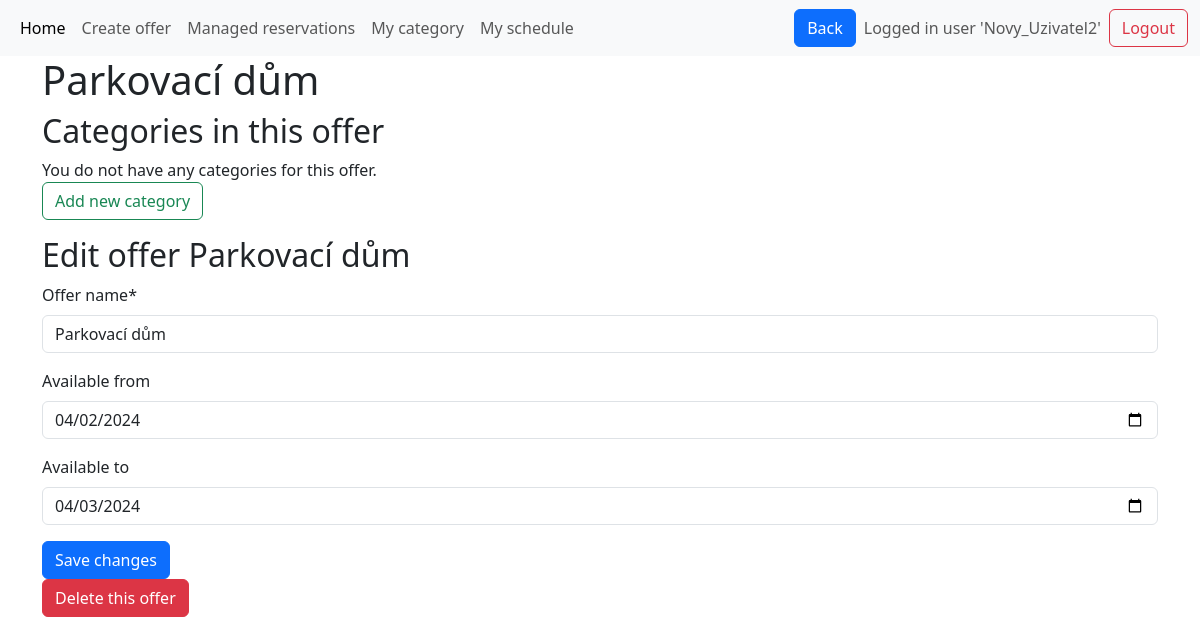
The app's page /offer_detail/35 (signed in), older data.
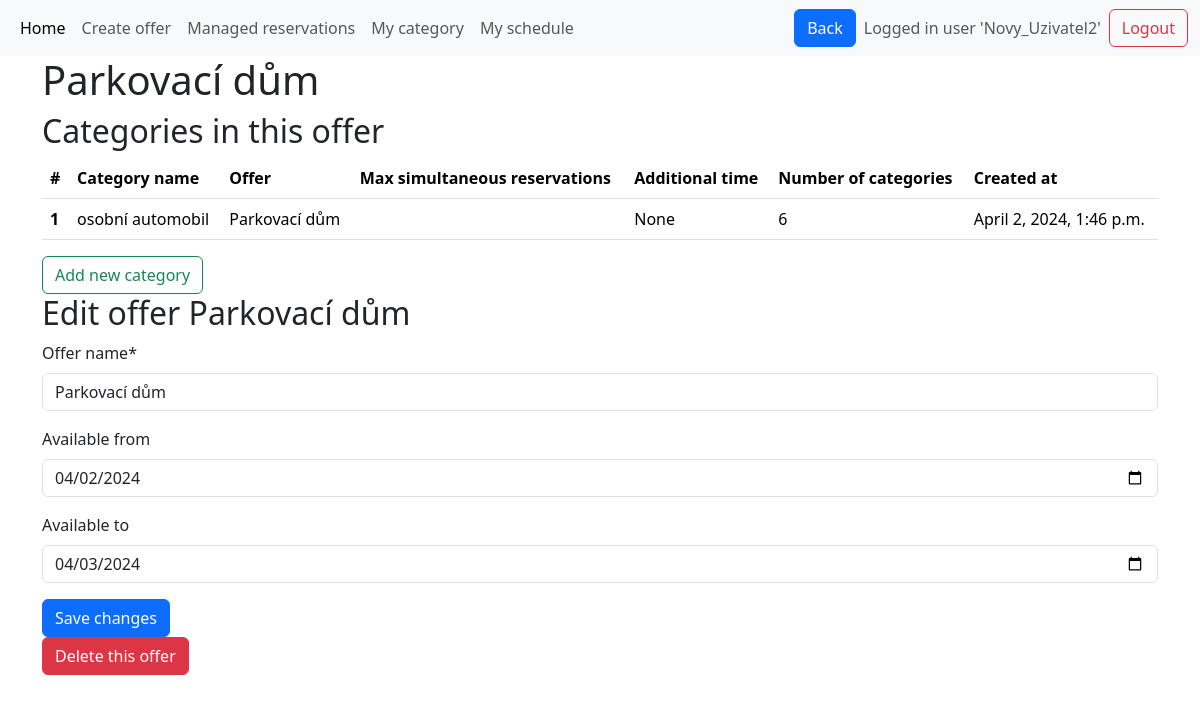
The same page, newer data.
### base/models.py (models this page shows, shortened)
class Category(models.Model):
    category_name = models.CharField(max_length=50)
    category_description = models.CharField(max_length=1000, null=True, blank=True)
    category_capacity = models.IntegerField(default=1,help_text="How many reservations at one time are possible? e.g.seminar = 20 or parkplace = 1")
    max_simultneous_reservations = models.IntegerField(default=1)
    additional_time = models.DurationField(null=True, blank=True)
    count_of_units = models.IntegerField(default=1,help_text="How many units are there in this category? e.g. 5 parkplaces for disabled people")
    created_at = models.DateTimeField(default=timezone.now)
    unit_names = models.JSONField(default=list) # list of unit names
    opening_time = models.TimeField(default=datetime.time(0, 0))
    closing_time = models.TimeField(default=datetime.time(23, 59,59)) #TODO 24:00 and default values 9:23-9:23
    belongs_to_offer = models.ForeignKey(Offer, on_delete=models.CASCADE)
    category_pricing = models.ForeignKey(Pricing, on_delete=models.CASCADE, null=True)

class Offer(models.Model):
    offer_name = models.CharField(max_length=50)
    available_from = models.DateField(null=True, blank=True)
    available_to = models.DateField(null=True, blank=True)
    created_at = models.DateTimeField(default=timezone.now)
    manager_of_this_offer = models.ForeignKey(
        User, on_delete=models.CASCADE, null=True, blank=True
    )
    def __str__(self):
        return self.offer_name  # rewrites Offer object (x) to its name in admi panel
    class Meta:
        unique_together = (
            "offer_name",
            "manager_of_this_offer",
        )  # there cannot be two same named offers managed by the same user

### base/views.py (the view, shortened to what this page needs)
# urls.py: path('offer_detail/<int:offer_id>',views.offer_detail, name='offer_detail' ),
@login_required  # If a user is not logged in, Django will redirect them to the login page.
def offer_detail(request, offer_id=None):
    offer = get_object_or_404(Offer, pk=offer_id)
    offer_name = offer.offer_name
    form = forms.OfferForm(instance=offer)
    if offer.manager_of_this_offer != request.user:
        messages.error(request, "You are not authorized to delete this offer.")
        return redirect("manager_home")  # Redirect to a safe page
    offers = Offer.objects.filter(manager_of_this_offer=request.user)
    offer = get_object_or_404(Offer, pk=offer_id)
    form = forms.OfferForm(instance=offer)
    categories = Category.objects.filter(belongs_to_offer=offer)
    return render(
        request,
        "offer_detail.html",
        context={
            "form": form,
            "offer_id": offer.id,
            "categories": categories,
            "offer_name": offer_name,
        },
    )

### base/forms.py
class OfferForm(ModelForm):
    class Meta:
        model = models.Offer
        exclude = [
            "manager_of_this_offer",
            "created_at",
        ]  # limiting the fields if that are displayed
        widgets = {
            "available_from": widgets.DateInput(
                attrs={
                    "type": "date",
                    "value": datetime.now().date(),
                }
            ),
            "available_to": widgets.DateInput(
                attrs={
                    "type": "date",
                    "value": datetime.now().date() + timedelta(days=1),
                }
            ),
        }

### templates/offer_detail.html (shortened to what this page needs)
{% extends 'main.html' %}
{% load crispy_forms_tags %}
{% block content %}
<div class="container-md">
    <h1> {{ offer_name }} </h1>
    <h2> Categories in this offer </h2>
    {% if categories %}
    <table class="table table-hover">
        <thead>
            <tr>
                <th scope="col">#</th>
                <th scope="col">Category name</th>
                <th scope="col">Offer</th>
                <th scope="col">Max simultaneous reservations</th>
                <th scope="col">Additional time</th>
                <th scope="col">Number of categories</th>
                <th scope="col">Created at</th>
            </tr>
        </thead>
        <tbody>
            {% for category in categories %}
            <tr class="clickable-row" style="cursor: pointer;" title="Click to edit category"
                onclick="location.href='{% url 'edit_category' category.belongs_to_offer.id category.id %}'">
                <th scope="row">{{ forloop.counter }}</th>
                <td>{{ category.category_name }} </td>
                <td>{{ category.belongs_to_offer }} </td>
                <td>{{ category.max_simultaneous_reservations }} </td>
                <td>{{ category.additional_time }} </td>
                <td>{{ category.count_of_units }} </td>
                <td>{{ category.created_at }} </td>
            </tr>
            {% endfor %}
        </tbody>
    </table>
    <a onclick="location.href='{% url 'create_category' offer_id %}'" class="btn btn-outline-success" id="addrow">Add new category</a>
    {% else %}
    <p>You do not have any categories for this offer.<br>
        <a onclick="location.href='{% url 'create_category' offer_id %}'" class="btn btn-outline-success" id="addrow">Add new category</a>
    </p>
    {% endif %}
    <h2> Edit offer {{ offer_name }} </h2>
    <form method="post" class="form">
        {{ form|crispy }}
        <button type="submit" class="btn btn-primary">Save changes</button>
    </form>
    <button type="button" class="btn btn-danger" data-bs-toggle="modal" data-bs-target="#deleteOfferModal">
      Delete this offer
    </button>
</div>
{% endblock %}

Row changes from the older to the newer data that the page shows:
added Category: category_name "osobní automobil", belongs_to_offer "Parkovací dům", additional_time "None", count_of_units "6", created_at "April 2, 2024, 1:46 p.m."
Text that changed along with them:
text no longer shown: "You do not have any categories for this offer."
text now shown: "# Category name Offer Max simultaneous reservations Additional time Number of categories Created at"
